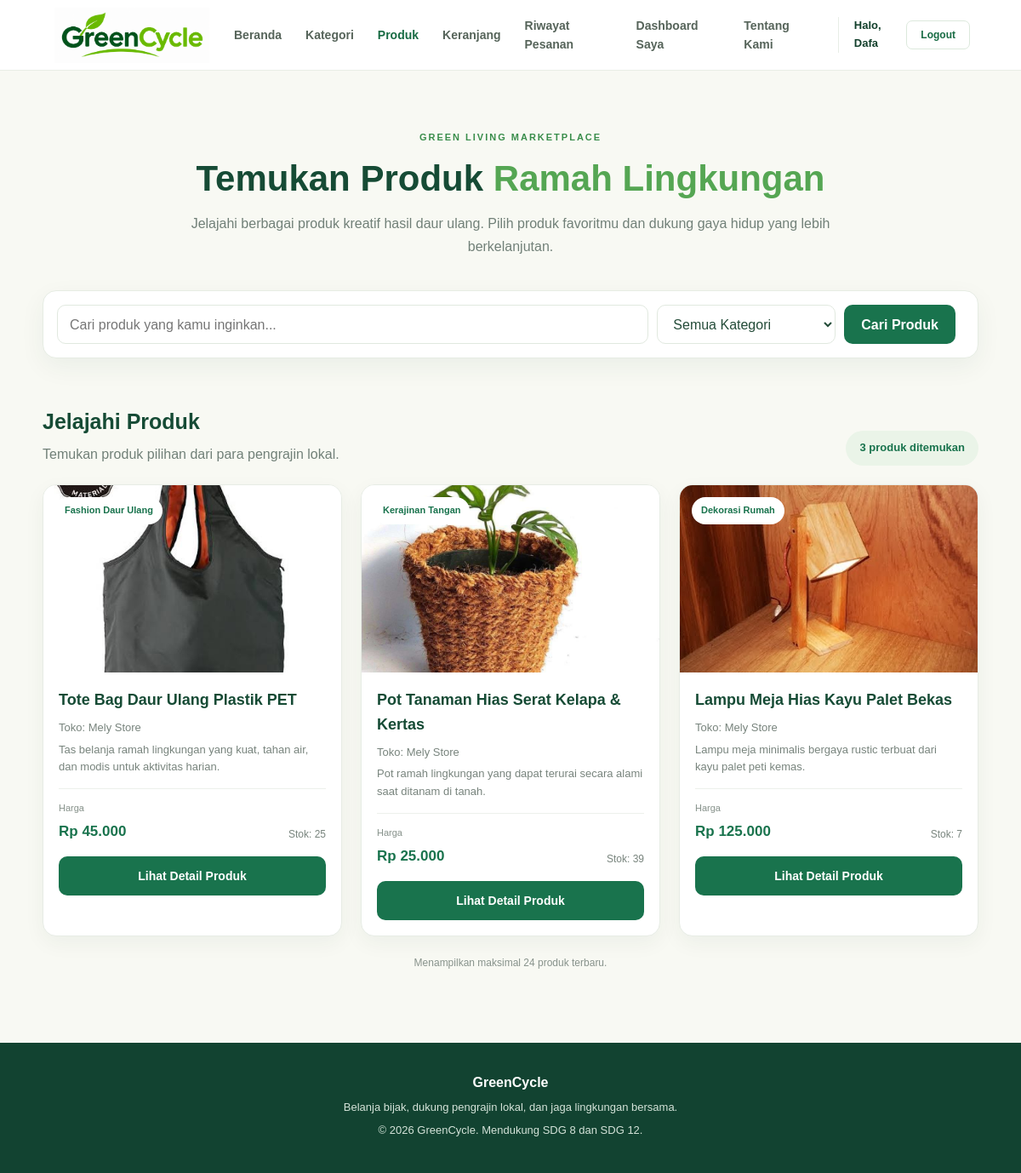
/pages/products.php (signed in), run on the app's committed database.
### tables this page shows
CREATE TABLE `products` (
  `id` int(11) NOT NULL,
  `store_id` int(11) NOT NULL,
  `category_id` int(11) NOT NULL,
  `product_name` varchar(150) NOT NULL,
  `description` text DEFAULT NULL,
  `material_info` text DEFAULT NULL,
  `price` decimal(12,2) NOT NULL,
  `stock` int(11) NOT NULL DEFAULT 0,
  `product_photo` varchar(255) DEFAULT NULL,
  `status` enum('active','inactive') NOT NULL DEFAULT 'active',
  `created_at` timestamp NOT NULL DEFAULT current_timestamp(),
  `updated_at` timestamp NOT NULL DEFAULT current_timestamp() ON UPDATE current_timestamp()
);

CREATE TABLE `categories` (
  `id` int(11) NOT NULL,
  `category_name` varchar(100) NOT NULL,
  `description` text DEFAULT NULL,
  `created_at` timestamp NOT NULL DEFAULT current_timestamp(),
  `updated_at` timestamp NOT NULL DEFAULT current_timestamp() ON UPDATE current_timestamp()
);

CREATE TABLE `stores` (
  `id` int(11) NOT NULL,
  `user_id` int(11) NOT NULL,
  `store_name` varchar(150) NOT NULL,
  `description` text DEFAULT NULL,
  `address` text DEFAULT NULL,
  `phone` varchar(20) DEFAULT NULL,
  `logo` varchar(255) DEFAULT NULL,
  `status` enum('active','inactive') NOT NULL DEFAULT 'active',
  `created_at` timestamp NOT NULL DEFAULT current_timestamp(),
  `updated_at` timestamp NOT NULL DEFAULT current_timestamp() ON UPDATE current_timestamp()
);

### includes/init.php (called while the page is built, shortened)
<?php
function e($value)
{
    return htmlspecialchars((string) $value, ENT_QUOTES, 'UTF-8');
}

### pages/products.php (the view, shortened to what this page needs)
<?php
require_once __DIR__ . '/../includes/auth_check.php';
$search = trim((string) ($_GET['q'] ?? ''));
$category_id = filter_input(
    INPUT_GET,
    'category',
    FILTER_VALIDATE_INT
);
if (
    $category_id === false ||
    $category_id === null ||
    $category_id < 0
) {
    $category_id = 0;
}
$products = [];
$error = '';
function catalog_image_url($photo)
{
    $photo = trim((string) $photo);
    $photo = preg_replace(
        '#^/?GreenCycle/#i',
        '',
        $photo
    );
    return '/GreenCycle/' . ltrim($photo, '/');
}
try {
    $sql = "
        SELECT
            p.id,
            p.product_name,
            p.description,
            p.material_info,
            p.price,
            p.stock,
            p.product_photo,
            c.category_name,
            s.store_name
        FROM products p
        INNER JOIN categories c
            ON p.category_id = c.id
        INNER JOIN stores s
            ON p.store_id = s.id
        INNER JOIN users u
            ON s.user_id = u.id
        WHERE
            p.status = 'active'
            AND s.status = 'active'
            AND u.status = 'active'
            AND (? = '' OR p.product_name LIKE ?)
            AND (? = 0 OR p.category_id = ?)
        ORDER BY p.created_at DESC
        LIMIT 24
    ";
    $stmt = $conn->prepare($sql);
    $searchLike = '%' . $search . '%';
    $stmt->bind_param(
        'ssii',
        $search,
        $searchLike,
        $category_id,
        $category_id
    );
    $stmt->execute();
    $result = $stmt->get_result();
    while ($row = $result->fetch_assoc()) {
        $products[] = $row;
    }
} catch (mysqli_sql_exception $exception) {
    error_log(
        'GreenCycle catalog query error: ' .
        $exception->getMessage()
    );
    $error = 'Terjadi kesalahan saat mengambil data produk. Periksa koneksi database dan struktur tabel.';
}
$totalProducts = count($products);
$customerName = $_SESSION['name'] ?? 'Customer';
?>
<!DOCTYPE html>
<html lang="id">
<head>
    <link rel="stylesheet"
          href="/GreenCycle/assets/css/style.css">
</head>
<body>
<header class="navbar">
    <div class="container nav-container">
        <a href="/GreenCycle/pages/home.php" class="brand">
            <img
                src="/GreenCycle/assets/images/greencycle-logo.png"
                alt="GreenCycle"
                class="brand-logo"
                onerror="this.style.display='none'; this.nextElementSibling.style.display='inline';"
            >
        </a>
        <nav class="nav-menu" id="navMenu">
            <a href="/GreenCycle/pages/home.php" class="nav-link">
                Beranda
            </a>
            <a href="/GreenCycle/pages/home.php#kategori" class="nav-link">
                Kategori
            </a>
            <a href="/GreenCycle/pages/products.php"
               class="nav-link active">
                Produk
            </a>
            <?php if (($_SESSION['role'] ?? '') === 'customer'): ?>
            <a href="/GreenCycle/pages/cart.php" class="nav-link">
                Keranjang
            </a>
            <?php endif; ?>
            <a href="/GreenCycle/pages/order-history.php"
                class="nav-link">
                Riwayat Pesanan
            </a>
            <a href="/GreenCycle/customer/dashboard.php"
                class="nav-link">
                Dashboard Saya
            </a>
            <a href="/GreenCycle/pages/home.php#tentang"
               class="nav-link">
                Tentang Kami
            </a>
            <div class="nav-user">
                <span class="user-name">
                    Halo, <?= e($customerName) ?>
                </span>
                <form action="/GreenCycle/auth/logout.php"
                      method="POST">
                    <button type="submit" class="logout-btn">
                        Logout
                    </button>
                </form>
            </div>
        </nav>
    </div>
</header>
<main class="catalog-page">
    <div class="catalog-wrap">
        <section class="catalog-heading">
            <span class="section-label">
                GREEN LIVING MARKETPLACE
            </span>
            <h1>
                Temukan Produk
                <span>Ramah Lingkungan</span>
            </h1>
            <p>
                Jelajahi berbagai produk kreatif hasil daur ulang.
                Pilih produk favoritmu dan dukung gaya hidup
                yang lebih berkelanjutan.
            </p>
        </section>
        <section class="catalog-filter">
            <form
                action="/GreenCycle/pages/products.php"
                method="GET"
            >
                <input
                    type="search"
                    name="q"
                    placeholder="Cari produk yang kamu inginkan..."
                    value="<?= e($search) ?>"
                    maxlength="100"
                    aria-label="Cari produk"
                >
                <select name="category"
                        aria-label="Pilih kategori">
                    <option value="0">
                        Semua Kategori
                    </option>
                </select>
                <button type="submit">
                    Cari Produk
                </button>
            </form>
        </section>
        <section class="catalog-results">
            <div class="catalog-results-head">
                <div>
                    <h2>Jelajahi Produk</h2>
                    <p>
                        Temukan produk pilihan dari para pengrajin lokal.
                    </p>
                </div>
                <span class="catalog-count">
                    <?= $totalProducts ?> produk ditemukan
                </span>
            </div>
            <?php if ($error !== ''): ?>
                <div class="catalog-empty">
                    <h3>Produk belum dapat ditampilkan</h3>
                    <p>
                        <?= e($error) ?>
                    </p>
                </div>
            <?php elseif ($totalProducts > 0): ?>
                <div class="catalog-grid">
                    <?php foreach ($products as $product): ?>
                        <?php
                        $imageUrl = catalog_image_url(
                            $product['product_photo']
                        );
                        ?>
                        <article class="catalog-card">
                            <div class="catalog-card-image">
                                <?php if ($imageUrl !== ''): ?>
                                    <img
                                        src="<?= e($imageUrl) ?>"
                                        alt="<?= e($product['product_name']) ?>"
                                        loading="lazy"
                                    >
                                <?php endif; ?>
                                <span class="catalog-card-category">
                                    <?= e($product['category_name']) ?>
                                </span>
                            </div>
                            <div class="catalog-card-info">
                                <h3>
                                    <?= e($product['product_name']) ?>
                                </h3>
                                <p>
                                    Toko:
                                    <?= e($product['store_name']) ?>
                                </p>
                                <?php if (!empty($product['description'])): ?>
                                    <p>
                                        <?= e(
                                            mb_strimwidth(
                                                (string) $product['description'],
                                                0,
                                                100,
                                                '...'
                                            )
                                        ) ?>
                                    </p>
                                <?php endif; ?>
                                <div class="catalog-card-bottom">
                                    <div class="catalog-price">
                                        <small>Harga</small>
                                        <strong>
                                            Rp <?= number_format(
                                                (float) $product['price'],
                                                0,
                                                ',',
                                                '.'
                                            ) ?>
                                        </strong>
                                    </div>
                                    <span class="catalog-stock">
                                        Stok:
                                        <?= (int) $product['stock'] ?>
                                    </span>
                                </div>
                                <a
                                    href="/GreenCycle/pages/product-detail.php?id=<?= (int) $product['id'] ?>"
                                    class="catalog-detail-link"
                                    aria-label="Lihat detail <?= e($product['product_name']) ?>"
                                >
                                    Lihat Detail Produk
                                </a>
                            </div>
                        </article>
                    <?php endforeach; ?>
                </div>
                <p class="catalog-limit-note">
                    Menampilkan maksimal 24 produk terbaru.
                </p>
            <?php endif; ?>
        </section>
    </div>
</main>
<footer class="catalog-footer">
    <strong>GreenCycle</strong>
    <p>
        Belanja bijak, dukung pengrajin lokal,
        dan jaga lingkungan bersama.
    </p>
    <p>
        © <?= date('Y') ?> GreenCycle.
        Mendukung SDG 8 dan SDG 12.
    </p>
</footer>
</body>
</html>

### assets/css/style.css (style rules this page uses)
:root { --green-dark: #123f2b; --green-primary: #176b43; --green-medium: #398d4b; --green-light: #83bd38; --green-soft: #edf5e9; --cream: #faf9f3; --white: #ffffff; --text-dark: #24352b; --text-muted: #718074; --border: #e8eee6; --shadow: 0 12px 35px rgba(24, 65, 42, 0.08); }
* { margin: 0; padding: 0; box-sizing: border-box; }
html { scroll-behavior: smooth; scroll-padding-top: 90px; }
body { font-family: Arial, Helvetica, sans-serif; color: var(--text-dark); background: var(--white); line-height: 1.6; }
a { text-decoration: none; color: inherit; }
button { font-family: inherit; }
.container { width: min(1160px, 90%); margin: auto; }
.navbar { width: 100%; background: rgba(255, 255, 255, 0.97); border-bottom: 1px solid var(--border); position: sticky; top: 0; z-index: 1000; }
.nav-container { min-height: 82px; display: flex; align-items: center; justify-content: space-between; gap: 25px; }
.brand { display: flex; align-items: center; flex-shrink: 0; }
.brand-logo { width: 190px; height: 65px; object-fit: contain; }
.nav-menu { display: flex; align-items: center; gap: 28px; }
.nav-link { font-size: 14px; font-weight: 600; color: #56645a; transition: 0.2s; }
.nav-link:hover, .nav-link.active { color: var(--green-primary); }
.nav-user { display: flex; align-items: center; gap: 13px; padding-left: 18px; border-left: 1px solid var(--border); }
.user-name { font-size: 13px; font-weight: 600; color: var(--green-dark); }
.logout-btn { padding: 9px 16px; border: 1px solid #dce9dc; background: var(--white); color: var(--green-primary); border-radius: 7px; font-size: 12px; font-weight: 700; cursor: pointer; }
.hero-label, .section-label { display: inline-block; font-size: 11px; letter-spacing: 2px; font-weight: 800; color: var(--green-medium); margin-bottom: 17px; }

### data on the page
products: product_photo (picture), category.category_name "Fashion Daur Ulang", product_name "Tote Bag Daur Ulang Plastik PET", store.store_name "Mely Store", description "Tas belanja ramah lingkungan yang kuat, tahan air, dan modis untuk aktivitas harian.", price "45.000", stock "25"
products: product_photo (picture), category.category_name "Kerajinan Tangan", product_name "Pot Tanaman Hias Serat Kelapa & Kertas", store.store_name "Mely Store", description "Pot ramah lingkungan yang dapat terurai secara alami saat ditanam di tanah.", price "25.000", stock "39"
products: product_photo (picture), category.category_name "Dekorasi Rumah", product_name "Lampu Meja Hias Kayu Palet Bekas", store.store_name "Mely Store", description "Lampu meja minimalis bergaya rustic terbuat dari kayu palet peti kemas.", price "125.000", stock "7"

### other printed values
$customerName "Dafa"
$totalProducts "3"
